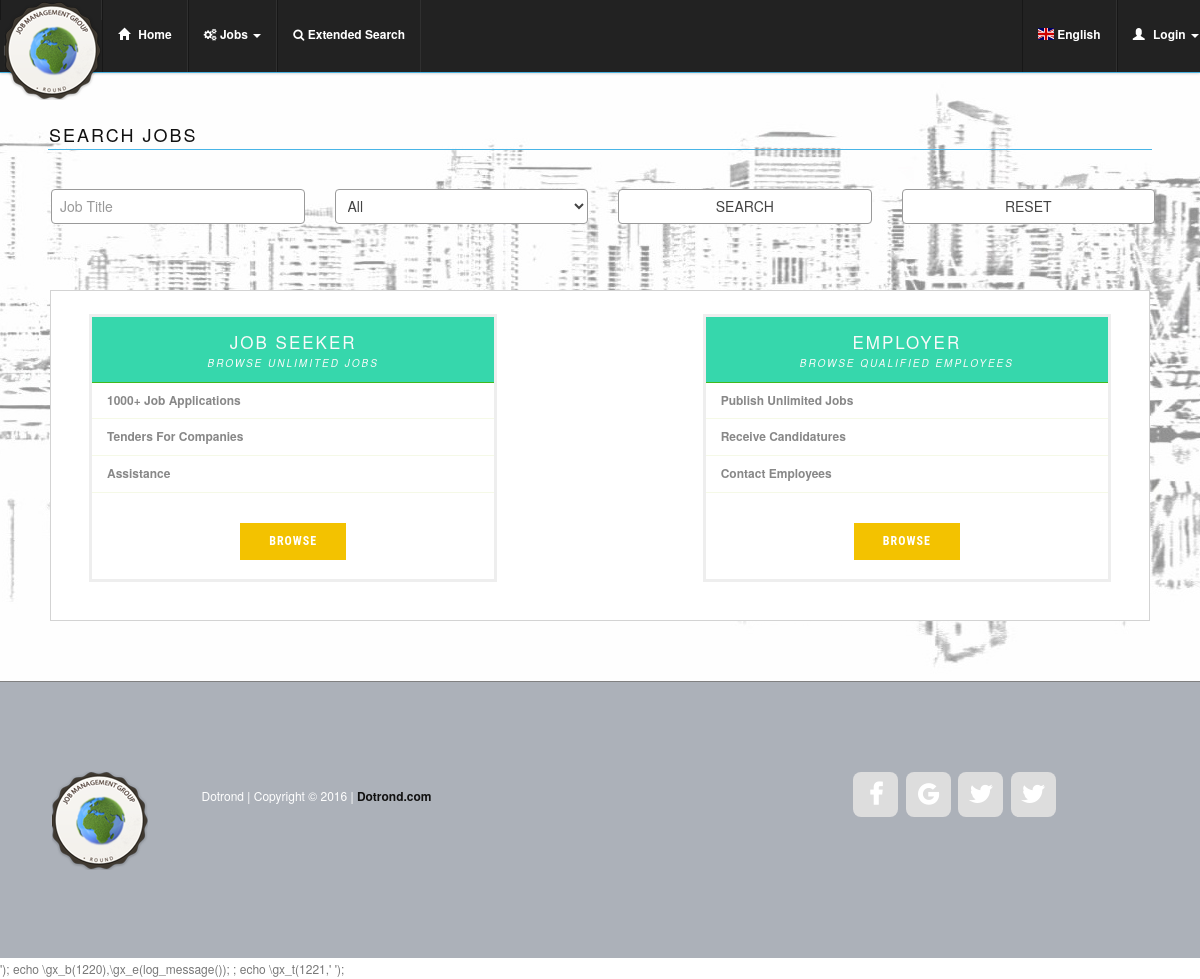
The page / on the database its author committed.
### tables this page shows
CREATE TABLE IF NOT EXISTS `language_expressions` (
  `id_lang` int(11) NOT NULL AUTO_INCREMENT,
  `en_expressions` varchar(80) DEFAULT NULL,
  `de_expressions` varchar(80) DEFAULT NULL,
  `fr_expressions` varchar(80) DEFAULT NULL,
  `it_expressions` varchar(80) DEFAULT NULL,
  `rs_expressions` varchar(80) DEFAULT NULL,
  `al_expressions` varchar(80) DEFAULT NULL,
  PRIMARY KEY (`id_lang`),
  UNIQUE KEY `id_lang` (`id_lang`)
);

CREATE TABLE IF NOT EXISTS `languages` (
  `id_language` int(11) NOT NULL AUTO_INCREMENT,
  `lang_code` varchar(8) DEFAULT NULL,
  `img_code` varchar(20) DEFAULT NULL,
  `language` varchar(50) DEFAULT NULL,
  PRIMARY KEY (`id_language`),
  UNIQUE KEY `id_language` (`id_language`)
);

CREATE TABLE IF NOT EXISTS `social_fanpages` (
  `id_fanpage` int(11) NOT NULL AUTO_INCREMENT,
  `company_name` varchar(80) DEFAULT NULL,
  `img_icon` varchar(50) DEFAULT NULL,
  `http_direction` mediumtext,
  `active` tinyint(4) DEFAULT '1',
  PRIMARY KEY (`id_fanpage`),
  UNIQUE KEY `id_fanpage` (`id_fanpage`)
);

### index.php (the view, shortened to what this page needs)
<?php
$filename='lst_recent_jobs';
include('admin/assets/include/functions.php');
require_once('admin/assets/include/variables.php');
require_once('admin/assets/css_header_front.php');
?>
<body>
<?php echo include('top_menu.php');?>
<section id="index">
        <div class="row ">
            <div class="col-lg-12">
                <div class="margintop100px">
                    <div class="fadeIn wow animated">
                      <h2><?php echo languages($_SESSION['jbms_front']['lang_code'],9); ?></h2>
                    </div>
                     <hr class="divider-msg">
                </div>
            </div>
        </div>
    <div class="container">
      <div class="row">
          <form name="search" action="post_search_results.php" method="POST">
              <div class="col-md-3">
                <input type="text" name="job_title" value="<?php echo $_SESSION[$filename]['job_title'];?>" class="form-control" placeholder="Job Title">
              </div>
              <div class="col-md-3">
                  <select id="id_category" name="id_category" class="form-control">
                      <option value=""><?php echo languages($_SESSION['jbms_front']['lang_code'],34); ?></option>
                  </select>
              </div>
              <div class="col-md-3">
                  <input type="submit" name="name" class="form-control btn-default" value="<?php echo languages($_SESSION['jbms_front']['lang_code'],11);?>">
              </div>
              <div class="col-md-3">
                  <input type="submit" name="reset" class="form-control btn-default" value="<?php echo languages($_SESSION['jbms_front']['lang_code'],12);?>">
              </div>
          </form>
       </div>
    </div>
<?php if(empty($_SESSION['jbms_front']['id_user'])){ ?>
  <div class="container">
   <div class="border margintop60px difbg">
    <div class="row">
    <div class="col-md-5">
      <div class="pricing hover-effect">
        <div class="pricing-head">
          <h3><?php echo languages($_SESSION['jbms_front']['lang_code'],13); ?> <span>
          <?php echo languages($_SESSION['jbms_front']['lang_code'],14); ?> </span>
          </h3>
        </div>
        <ul class="pricing-content list-unstyled">
          <li>
            1000+ Job Applications
          </li>
          <li>
            Tenders For Companies
          </li>
          <li>
            Assistance
          </li>
        </ul>
        <div class="pricing-footer">
          <a href="sign.php?id_offer=1" class="btn yellow-crusta">
          Browse
          </a>
        </div>
      </div>
    </div>
    <div class="col-md-2">
    </div>
 <div class="col-md-5">
      <div class="pricing hover-effect">
        <div class="pricing-head">
          <h3><?php echo languages($_SESSION['jbms_front']['lang_code'],15); ?> <span>
          <?php echo languages($_SESSION['jbms_front']['lang_code'],16); ?> </span>
          </h3>
        </div>
        <ul class="pricing-content list-unstyled">
          <li>
            <?php echo languages($_SESSION['jbms_front']['lang_code'],21);  ?>
          </li>
          <li>
            <?php echo languages($_SESSION['jbms_front']['lang_code'],22);   ?>
          </li>
          <li>
           <?php echo languages($_SESSION['jbms_front']['lang_code'],23); ?>
          </li>
        </ul>
        <div class="pricing-footer">
          <a href="admin/sign.php" class="btn yellow-crusta" target="_New" >
          Browse
          </a>
        </div>
      </div>
    </div>
            </div>
        </div>
    <?php } ?>
    </div>
</section>
<?php require_once('admin/footer.php');?>
<?php echo file_get_contents('admin/assets/js_bottom_front.php');?>
</body>
</html>

### admin/assets/css_header_front.php (shortened to what this page needs)
<!DOCTYPE html>
<html>
<head prefix="og: http://ogp.me/ns# fb: http://ogp.me/ns/fb# website: http://ogp.me/ns/website#">
<link rel="stylesheet" href="admin/assets/font-awesome/css/font-awesome.min.css" />
<link rel="stylesheet" href="admin/assets/bootstrap-3.3.7/css/bootstrap.css" />
<link rel="stylesheet" href="admin/assets/jquery-ui-1.12.0/jquery-ui.css" />
<link rel="stylesheet" href="admin/assets/css/admin_style.css" />
<link rel="stylesheet" type="text/css" href="admin/assets/fancybox/jquery.fancybox.css?v=2.1.5" media="screen" />
<link rel="stylesheet" href="admin/assets/bootstrap-switchery/dist/css/bootstrap3/bootstrap-switch.css" />
<link rel="stylesheet" href="admin/assets/css/alerts/alertify.core.css"/>
<link rel="stylesheet" href="admin/assets/css/alerts/alertify.default.css" id="toggleCSS"/>
<link href="admin/assets/flagsicons/css/flag-icon.css" rel="stylesheet">
<link href="admin/assets/flagsicons/css/docs.css" rel="stylesheet">
</head>

### top_menu.php (shortened to what this page needs)
   <header id="header">
        <nav id="main-nav" class="navbar navbar-default navbar-fixed-top" role="banner">
        <div class="container-custom-grid">
        <div class="collapse navbar-collapse" id="bs-example-navbar-collapse-1">
            <ul class="nav navbar-nav">
                <li class="overlay"><img src="admin/assets/images/logo/logo.png"></li>
                <li class="<?php echo $_SESSION['menu_home'];?>"><a href="index.php?tabmenu=menuhome"><span class="glyphicon glyphicon-home"></span><?php echo languages($_SESSION['jbms_front']['lang_code'],4);?> </a></li>
                <li class="dropdown <?php echo $_SESSION['menu_jobs'];?>"><a href="#" class="dropdown-toggle" data-toggle="dropdown">
                    <i class="fa fa-gears fa-1x" aria-hidden="true"></i><?php echo languages($_SESSION['jbms_front']['lang_code'],5);?><b class="caret"></b></a>
                </li>
                <li class="<?php echo $_SESSION['menu_search'];?>"><a href="extended_search.php?tabmenu=menusearch"><i class="fa fa-search fa-1x" aria-hidden="true"></i><?php echo languages($_SESSION['jbms_front']['lang_code'],1);?></a></li>
                </ul>
             <?php if(!empty($_SESSION['jbms_front']['admin_level']) && $_SESSION['jbms_front']['admin_level']==3){?>
                <ul class="nav navbar-nav navbar-right">
                <?php $emails=$dbj->query('SELECT DISTINCT emails.id_to, emails.id_from, users.name, users.surname, emails.time_message, emails.object_title, emails.active_employee FROM emails LEFT JOIN users ON emails.id_from=users.id_user WHERE (emails.id_to="'.$_SESSION['jbms_front']['id_user'].'" OR emails.id_from="'.$_SESSION['jbms_front']['id_user'].'") AND ((emails.id_from !="'.$_SESSION['jbms_front']['id_user'].'") OR (emails.id_from=emails.id_to)) AND active_employee="1" GROUP BY emails.id_from ORDER BY emails.time_message DESC LIMIT 5'); ?>
                    <li class="dropdown"><a href="#" class="dropdown-toggle" data-toggle="dropdown">
                        <i class="fa fa-envelope-o fa-1x" aria-hidden="true"></i> Inbox <span class="label label-info"><?php echo $emails->rowCount();?></span>
                        <ul class="dropdown-menu messages12px">
                        <?php
                        if($emails->rowCount()>0){
                        while($row_emails=$emails->fetch(PDO::FETCH_ASSOC)){ ?>
                            <li><a href="view_messages.php?id_user=<?php echo $row_emails['id_from'];?>"><span class="label label-warning"><b><?php echo timetodate($row_emails['time_message']);?></b></span> <span class="label label-info messages12px"><b><b><?php echo $row_emails['name'].' '.$row_emails['surname'];?></b></b></span>
                            <span class="object_title"><?php echo substr($row_emails['object_title'],0,30); ?> ...</span></a></li>
                        <?php } ?>
                            <li class="divider-msg"></li>
                            <li><a href="lst_messages.php" class="text-center"><?php echo languages($_SESSION['jbms_front']['lang_code'],3);?> </a></li>
                            <?php }else{ ?>
                            <li><a  class="text-center"><?php echo languages($_SESSION['jbms_front']['lang_code'],31);?> </a></li>
                        <?php } ?>
                        </ul>
                    </li>
                    <li class="dropdown <?php echo $_SESSION['menu_profile'];?>"><a href="#" class="dropdown-toggle" data-toggle="dropdown"><span
                        class="glyphicon glyphicon-user"></span><?php echo $_SESSION['jbms_front']['name'].' '.$_SESSION['jbms_front']['surname'] ;?><?php echo verify_profile('menu');?><b class="caret"></b></a>
                        <ul class="dropdown-menu">
                            <li><a href="profile.php?tabmenu=profile"><span class="glyphicon glyphicon-user"></span><?php echo languages($_SESSION['jbms_front']['lang_code'],29);?> <?php echo verify_profile('menu');?></a></li>
                            <li><a href="account.php?tabmenu=profile"><span class="glyphicon glyphicon-cog"></span><?php echo languages($_SESSION['jbms_front']['lang_code'],30);?></a></li>
                            <li class="divider-msg"></li>
                            <li><a href="post_logout.php"><span class="glyphicon glyphicon-off"></span><?php echo languages($_SESSION['jbms_front']['lang_code'],32);?> </a></li>
                        </ul>
                    </li>
                </ul>
                <?php }else{ ?>
                           <ul class="nav navbar-nav navbar-right">
                               <li class="dropdown"><a href="#" class="dropdown-toggle" data-toggle="dropdown">
                               <span class="glyphicon glyphicon-user"></span><?php echo languages($_SESSION['jbms_front']['lang_code'],33);?><b class="caret"></b></a>
                             </li>
                           </ul>
                <?php } ?>
                         <ul class="nav navbar-nav navbar-right">
                          <li class="dropdown"><a href="#" class="dropdown-toggle" data-toggle="dropdown">
                          <?php $lang=$dbj->query('SELECT * FROM languages WHERE lang_code="'.$_SESSION['jbms_front']['lang_code'].'"');
                                $row_lang=$lang->fetch(PDO::FETCH_ASSOC);
                          ?>
                           <span class="flag-icon flag-icon-<?php echo $row_lang['lang_code'];?>"></span> <?php echo $row_lang['language'];?>
                                <?php $language=$dbj->query('SELECT * FROM languages WHERE lang_code="'.$_SESSION['jbms_front']['lang_code'].'"');
                                ?>
                                <?php $languages=$dbj->query('SELECT * FROM languages WHERE lang_code!="'.$_SESSION['jbms_front']['lang_code'].'"'); while($row_langs=$languages->fetch(PDO::FETCH_ASSOC)){ ?>
                                        <li><a href="process_lan.php?lang_code=<?php echo $row_langs['lang_code'];?>&id_language=<?php echo $row_langs['id_language'];?>">
                                            <span class="flag-icon <?php echo $row_langs['img_code'];?>"></span>
                                            <?php echo $row_langs['language'];?></a>
                                        </li>
                                <?php } ?>
                       </li>
                    </ul>
            </div>
        </div>
    </nav>
</header>

### admin/assets/include/functions.php (shortened to what this page needs)
<?php
include('connection.php');
function languages($lang=null, $id){
  global $dbj;
  $exp=$dbj->query('SELECT '.$lang.'_expressions AS word FROM language_expressions WHERE id_lang="'.$id.'"');
  $row_exp=$exp->fetch(PDO::FETCH_ASSOC);
  $word =  trim($row_exp['word']);
  $word_val = filter_var($word, FILTER_SANITIZE_STRING, FILTER_FLAG_STRIP_LOW|FILTER_FLAG_STRIP_HIGH);
  echo ' '.$word_val.' ';
}
?>

### admin/footer.php
<?php $pages=$dbj->query('SELECT social_fanpages.company_name,  social_fanpages.img_icon, social_fanpages.http_direction FROM social_fanpages ORDER BY social_fanpages.http_direction');
?>
<footer class="footer" id="footer">
    <div class="container">
        <div class="row">
            <div class="col-md-1 col-sm-1">
                <div class="footer-logo">
                    <a href="index.html">
                        <img src="images/logo.png" alt="">
                    </a>
                </div>
            </div>
            <div class="col-md-4 col-sm-4">
                <div class="copyright">
                         Dotrond | Copyright &copy; 2016 |
                        <a rel="nofollow" href="#" target="_parent">Dotrond.com</a>
                </div>
            </div>
            <div class="col-md-6 col-sm-6">
                <ul class="social-icons">
                <?php
                    while($row_pages=$pages->fetch(PDO::FETCH_ASSOC)){
                ?>
                <li><a href="<?php echo $row_pages['http_direction'];?>" class="<?php echo  $row_pages['img_icon'];?>" target="_new"></a></li>
                <?php } ?>
                </ul>
            </div>
        </div>
    </div>
</footer>

### admin/assets/script/uikit-develop/uikit-develop/docs/css/docs.css (style rules this page uses)
body, h1, h2, h3, h4, h5, h6, .uk-navbar-nav > li > a { font-family: "Proxima Nova", "Helvetica Neue", Helvetica, Arial, sans-serif; }
html { overflow-y: scroll; -webkit-font-smoothing: antialiased; -moz-osx-font-smoothing: grayscale; }

### rows shown on the page
language_expressions: en_expressions "Home"
language_expressions: en_expressions "Jobs"
language_expressions: en_expressions "Extended Search"
language_expressions: en_expressions "Login"
languages: language "English"
language_expressions: en_expressions "SEARCH JOBS"
language_expressions: id_category "All"
language_expressions: name "Search"
language_expressions: reset "RESET"
language_expressions: en_expressions "JOB SEEKER"
language_expressions: en_expressions "BROWSE UNLIMITED JOBS"
language_expressions: en_expressions "EMPLOYER"
language_expressions: en_expressions "BROWSE QUALIFIED EMPLOYEES"
language_expressions: en_expressions "Publish Unlimited Jobs"
language_expressions: en_expressions "Receive Candidatures"
language_expressions: en_expressions "Contact Employees"

### other values the page prints
file_get_contents('admin/assets/js_bottom_front.php') "'); echo \\gx_b(1220),\\gx_e(log_message()); ; echo \\gx_t(1221,'"
